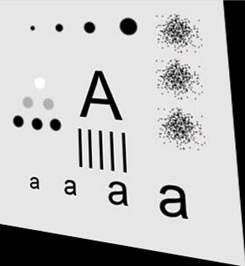
%> input picture 实验/lab1(不用库函数)/alphabet2.jpg, 245 x 266 px
$ octave La.m   (GNU Octave 9; MATLAB toolbox functions it lacks are replaced by stand-ins)
%> lines starting %> are read from the running program, lines starting %| are printed output that depends on the picture
clc;
clear;
close all;


% This is the lab for digital image courses
% Task 1-4


source = imread("alphabet2.jpg");
%> source is the input picture: size 266x245x3 uint8; mean R, G, B 190.2, 190.2, 190.2
right = imread("alphabet1.jpg");
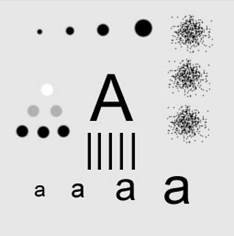
%> input picture 实验/lab1(不用库函数)/alphabet1.jpg, 234 x 236 px
%> right is the input picture: size 236x234x3 uint8; min 0, max 255, mean 216.2
[r, c, l] = size(source);
%> r = 266; c = 245; l = 3
output = zeros(r,c);

x1=1;
y1=1;
x2=1;
y2=1;
x3=224;
y3=1;
x4=234;
y4=1;
x5=1;
y5=224;
x6=1;
y6=236;

% 用户输入完成
A = [1, x2, y2; 1, x4, y4; 1, x6, y6];
X = [x1, x3, x5]';
Y = [y1, y3, y5]';
a = A\X;
b = A\Y;

a0 = a(1); a1 = a(2); a2 = a(3);
b0 = b(1); b1 = b(2); b2 = b(3);

opmatrix = [a1 a2 a0; b1 b2 b0; 0 0 1];

for i = 1 : 224
	for j = 1 : 224
        w = 1;
		pixel = [w*j; w*i; w];
		pixel = opmatrix * pixel;
		x = pixel(1, 1);
		y = pixel(2, 1);
		float_x=x-floor(x);
        float_y=y-floor(y);
		if (x <= c) && (y <= r) && (x >= 1) && (y >= 1)
			pix_up_left=[floor(x) floor(y)];
           	pix_up_right=[floor(x) ceil(y)];
            pix_down_left=[ceil(x) floor(y)];
            pix_down_right=[ceil(x) ceil(y)];
            value_up_left=(1-float_x)*(1-float_y);
            value_up_right=(1-float_x)*float_y;
           	value_down_left=float_x*(1-float_y);
            value_down_right=float_x*float_y;
			output(i, j) =	value_up_left*source(pix_up_left(1,2), pix_up_left(1,1), 1)+ ...
                                    value_up_right*source(pix_up_right(1,2), pix_up_right(1,1), 1)+ ...
                                    value_down_left*source(pix_down_left(1,2), pix_down_left(1,1), 1)+ ...
                                    value_down_right*source(pix_down_right(1,2), pix_down_right(1,1), 1);
		end
	end
end
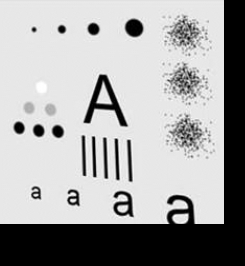
%> output: size 266x245 double; min 0, max 255, mean 163.8
%> after the loop, pix_down_left = [215 212]; pix_down_right = [215 213]; pix_up_left = [214 212]; pix_up_right = [214 213]; value_down_left = 0.166; value_down_right = 0.263; value_up_left = 0.221; value_up_right = 0.35

close all;
figure();
subplot(1, 2, 1);
imshow(source);
title("原始图像");

subplot(1, 2, 2);
imshow(uint8(output));
title("修复图像");
